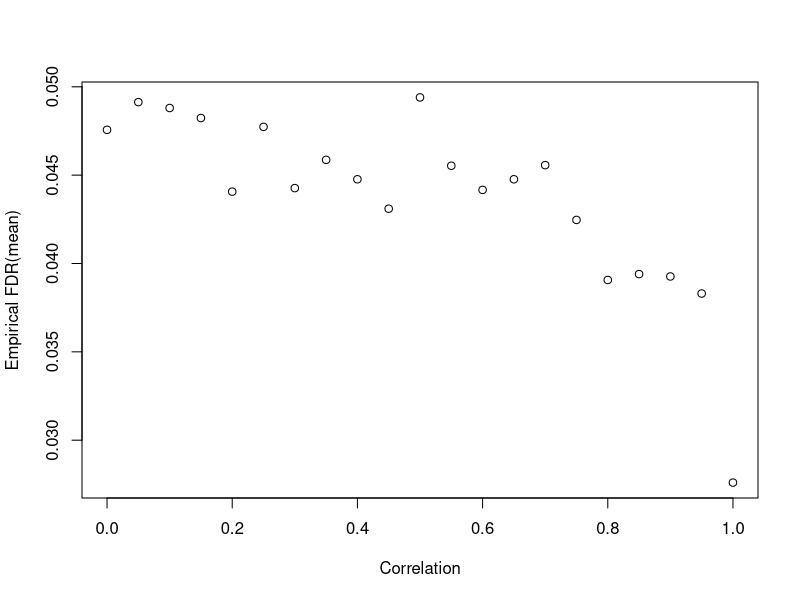

The R script that drew this image: (Note: a time limit stopped this script after it produced the figure.)
library(MASS)
library(mvtnorm)


######################################## m=3 #####################################################


# function for z test
z.test = function(a, mu=0, var=1){
  zeta = (mean(a) - mu) / (sqrt(var / length(a)))
  return(zeta)
}


#############################  Empirical FDR vs rho ############################################
# m=3
# function for empricalFDR
empricalFDR_m3 <- function(rho,B,stat){
  
  # initilize storage vectors
  z1 <- c()
  z2 <- c()
  z3 <- c()
  R0_t <- c()
  R_t <- c()
  empricalFDR <- c()
  
  # create covariance matrix 
  mean <- c(0,0,0.5)
  sigma <- matrix(c(1,rho ,rho, 
                    rho,1 ,rho,
                    rho ,rho,1 ),3,3)
  
  # Simulation
  for (i in 1:B) {
    
    # create dataset: x1 is true null; x2 is false null
    df <- data.frame(mvrnorm(n = 200, mu=mean, sigma))
    
    # calculate z stats
    z1[i] <- z.test(df$X1)
    z2[i] <- z.test(df$X2)
    z3[i] <- z.test(df$X3)
    
    # numberof false rejection
    R0_t[i] <- ifelse(z1[i]>=qnorm(0.95),1,0) + ifelse(z2[i]>=qnorm(0.95),1,0)
    
    # numberof all rejection
    R_t[i] <- ifelse(z1[i]>=qnorm(0.95),1,0) + ifelse(z2[i]>=qnorm(0.95),1,0)+ifelse(z3[i]>=qnorm(0.95),1,0)
    
    # emprical fdr
    empricalFDR[i] <- R0_t[i]/max(R_t[i],1)
  }
  
  # numberof all rejection
  
  # calculate empirical mean/var of fdr
  mean.empricalFDR <- mean(empricalFDR)
  var.empricalFDR <- var(empricalFDR)
  
  if (stat=='mean'){
    return(mean.empricalFDR)
  } else if (stat=='var'){
    return(var.empricalFDR)
  }
}

##############  fdr.mean vs rho #############
rho.list <- seq(0,1,by=0.05)
error.mean_m3  <- sapply(rho.list, empricalFDR_m3,B=5000,stat='mean')
plot(error.mean_m3 ~rho.list,xlab='Correlation', ylab='Empirical FDR(mean)' )


##############  fdr.var vs rho ##############
rho.list <- seq(0,1,by=0.05)
error.var_m3 <- sapply(rho.list, empricalFDR_m3,B=5000,stat='var')
plot(error.var_m3~rho.list,xlab='Correlation', ylab='Empirical FDR(var)' )


###############################################################################################################

#############################  Empirical FDR vs alpha level ############################################
# m=3
# function for empricalFDR
empricalFDR_m3.2 <- function(rho,B,stat, alpha){
  
  # initilize storage vectors
  z1 <- c()
  z2 <- c()
  z3 <- c()
  R0_t <- c()
  R_t <- c()
  empricalFDR <- c()
  
  # create covariance matrix 
  mean <- c(0,0,0.5)
  sigma <- matrix(c(1,rho ,rho, 
                    rho,1 ,rho,
                    rho ,rho,1 ),3,3)
  
  # Simulation
  for (i in 1:B) {
    
    # create dataset: x1 is true null; x2 is false null
    df <- data.frame(mvrnorm(n = 200, mu=mean, sigma))
    
    # calculate z stats
    z1[i] <- z.test(df$X1)
    z2[i] <- z.test(df$X2)
    z3[i] <- z.test(df$X3)
    
    # numberof false rejection
    R0_t[i] <- ifelse(z1[i]>=qnorm(1-alpha),1,0) + ifelse(z2[i]>=qnorm(1-alpha),1,0)
    
    # numberof all rejection
    R_t[i] <- ifelse(z1[i]>=qnorm(1-alpha),1,0) + ifelse(z2[i]>=qnorm(1-alpha),1,0)+ifelse(z3[i]>=qnorm(1-alpha),1,0)
    
    # emprical fdr
    empricalFDR[i] <- R0_t[i]/max(R_t[i],1)
  }
  
  # numberof all rejection
  
  # calculate empirical mean/var of fdr
  mean.empricalFDR <- mean(empricalFDR)
  var.empricalFDR <- var(empricalFDR)
  
  if (stat=='mean'){
    return(mean.empricalFDR)
  } else if (stat=='var'){
    return(var.empricalFDR)
  }
}

##############  fdr.mean vs alpha #############
alpha.list <- seq(0.05,0.95,by=0.05)
error.mean_m3  <- sapply(alpha.list , empricalFDR_m3.2,B=5000,stat='mean',rho=0.5)
plot(error.mean_m3 ~alpha.list,xlab='alpha level', ylab='Empirical FDR(mean), rho=0.5' )
abline(a=0,b=1,col="red", lty=2)

##############  fdr.var vs alpha #############
alpha.list <- seq(0.05,0.95,by=0.05)
error.var_m3  <- sapply(alpha.list , empricalFDR_m3.2,B=5000,stat='var',rho=0.5)
plot(error.mean_m3 ~alpha.list,xlab='alpha level', ylab='Empirical FDR(var), rho=0.5' )









#############################  Empirical # rejections vs rho ############################################
# m=3
# function for empricalFDR
empricalRt_m3 <- function(rho,B,stat){
  
  # initilize storage vectors
  z1 <- c()
  z2 <- c()
  z3 <- c()
  R0_t <- c()
  R_t <- c()
  empricalFDR <- c()
  
  # create covariance matrix 
  mean <- c(0,0,0.5)
  sigma <- matrix(c(1,rho ,rho, 
                    rho,1 ,rho,
                    rho ,rho,1 ),3,3)
  
  # Simulation
  for (i in 1:B) {
    
    # create dataset: x1 is true null; x2 is false null
    df <- data.frame(mvrnorm(n = 200, mu=mean, sigma))
    
    # calculate z stats
    z1[i] <- z.test(df$X1)
    z2[i] <- z.test(df$X2)
    z3[i] <- z.test(df$X3)
    
    # numberof false rejection
    #R0_t[i] <- ifelse(z1[i]>=qnorm(0.95),1,0) + ifelse(z2[i]>=qnorm(0.95),1,0)
    
    # numberof all rejection
    R_t[i] <- ifelse(z1[i]>=qnorm(0.95),1,0) + ifelse(z2[i]>=qnorm(0.95),1,0)+ifelse(z3[i]>=qnorm(0.95),1,0)
    R_t[i] <- max(R_t[i],1)
    # emprical fdr
   # empricalFDR[i] <- R0_t[i]/max(R_t[i],1)
  }
  
  # numberof all rejection
  
  # calculate empirical mean/var of fdr
  mean.R_t <- mean(R_t)
  var.R_t <- var(R_t)
  
  if (stat=='mean'){
    return(mean.R_t)
  } else if (stat=='var'){
    return(var.R_t)
  }
}

##############  fdr.mean vs rho #############
rho.list <- seq(0,1,by=0.05)
error.mean_m3  <- sapply(rho.list, empricalRt_m3,B=5000,stat='mean')
plot(error.mean_m3 ~rho.list,xlab='Correlation', ylab='Empirical Rt(mean)' )

##############  fdr.var vs rho #############
rho.list <- seq(0,1,by=0.05)
error.var_m3  <- sapply(rho.list, empricalRt_m3,B=5000,stat='var')
plot(error.var_m3 ~rho.list,xlab='Correlation', ylab='Empirical Rt(var)' )



#############################  Empirical # rejections vs alpha ############################################
# m=3
# function for empricalFDR
empricalRt_m3.2 <- function(rho,B,stat,alpha){
  
  # initilize storage vectors
  z1 <- c()
  z2 <- c()
  z3 <- c()
  R0_t <- c()
  R_t <- c()
  empricalFDR <- c()
  
  # create covariance matrix 
  mean <- c(0,0,0.5)
  sigma <- matrix(c(1,rho ,rho, 
                    rho,1 ,rho,
                    rho ,rho,1 ),3,3)
  
  # Simulation
  for (i in 1:B) {
    
    # create dataset: x1 is true null; x2 is false null
    df <- data.frame(mvrnorm(n = 200, mu=mean, sigma))
    
    # calculate z stats
    z1[i] <- z.test(df$X1)
    z2[i] <- z.test(df$X2)
    z3[i] <- z.test(df$X3)
    
    # numberof false rejection
    #R0_t[i] <- ifelse(z1[i]>=qnorm(1-alpha),1,0) + ifelse(z2[i]>=qnorm(1-alpha),1,0)
    
    # numberof all rejection
    R_t[i] <- ifelse(z1[i]>=qnorm(1-alpha),1,0) + ifelse(z2[i]>=qnorm(1-alpha),1,0)+ifelse(z3[i]>=qnorm(1-alpha),1,0)
    R_t[i] <- max(R_t[i],1)
    # emprical fdr
    # empricalFDR[i] <- R0_t[i]/max(R_t[i],1)
  }
  
  # numberof all rejection
  
  # calculate empirical mean/var of fdr
  mean.R_t <- mean(R_t)
  var.R_t <- var(R_t)
  
  if (stat=='mean'){
    return(mean.R_t)
  } else if (stat=='var'){
    return(var.R_t)
  }
}

##############  fdr.mean vs rho #############
alpha.list <- seq(0.05,0.95,by=0.05)
error.mean_m3  <- sapply(rho.list, empricalRt_m3.2,B=5000, rho=0.5, stat='mean')
plot(error.mean_m3 ~rho.list,xlab='Alpha Level', ylab='Empirical Rt(mean)' )

##############  fdr.var vs rho #############
rho.list <- seq(0,1,by=0.05)
error.var_m3  <- sapply(rho.list, empricalRt_m3,B=5000,stat='var')
plot(error.var_m3 ~rho.list,xlab='Alpha Level', ylab='Empirical Rt(var)' )
